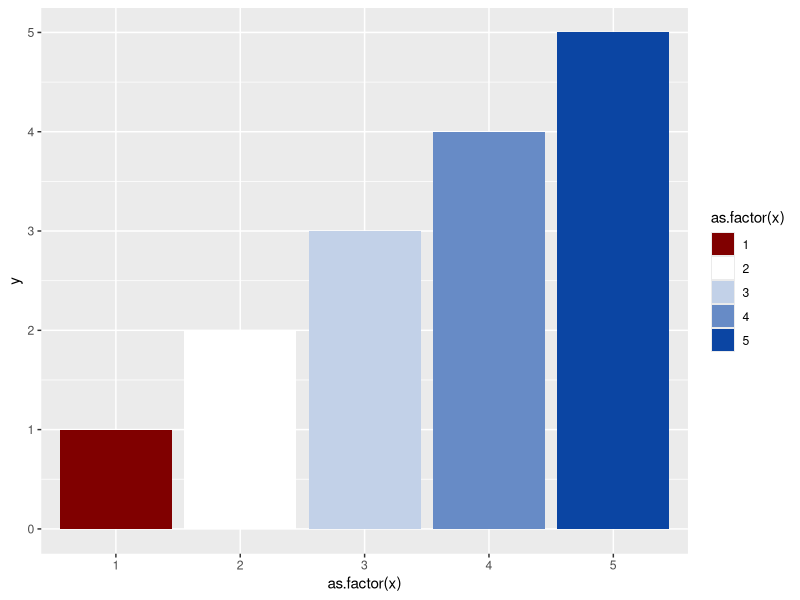
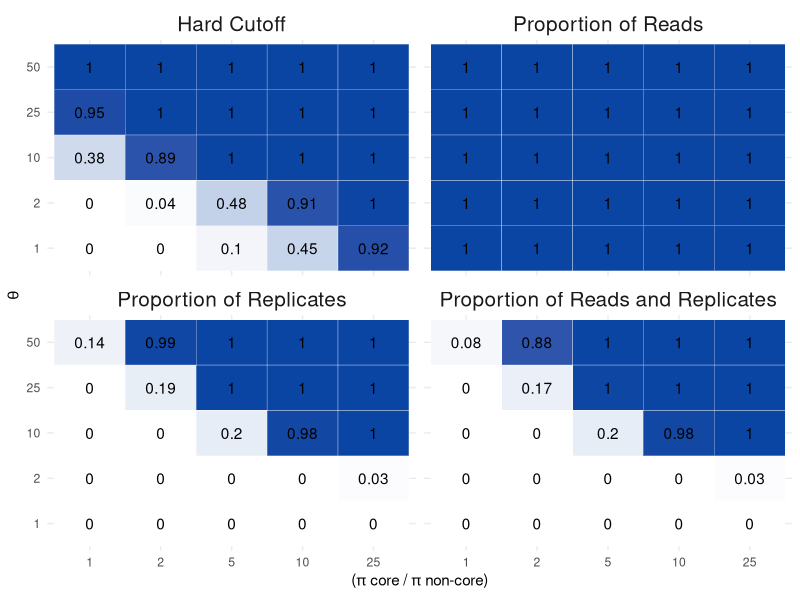
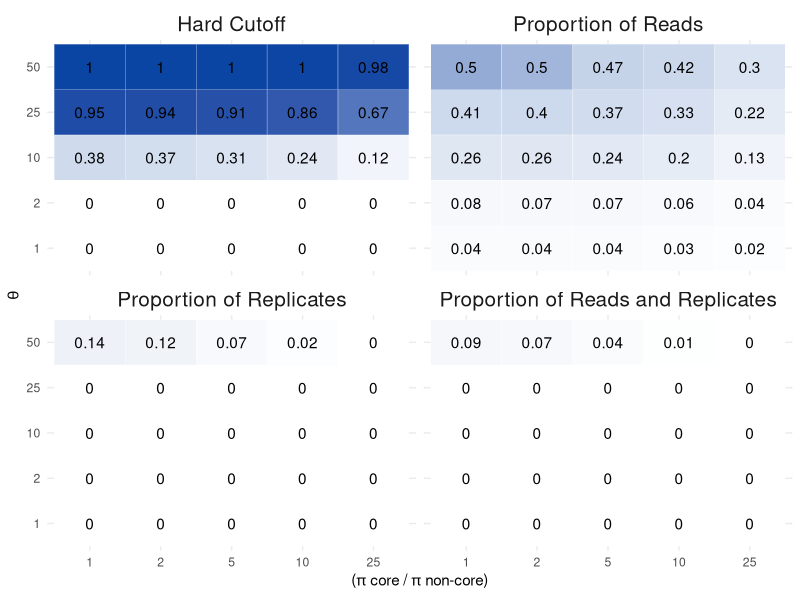
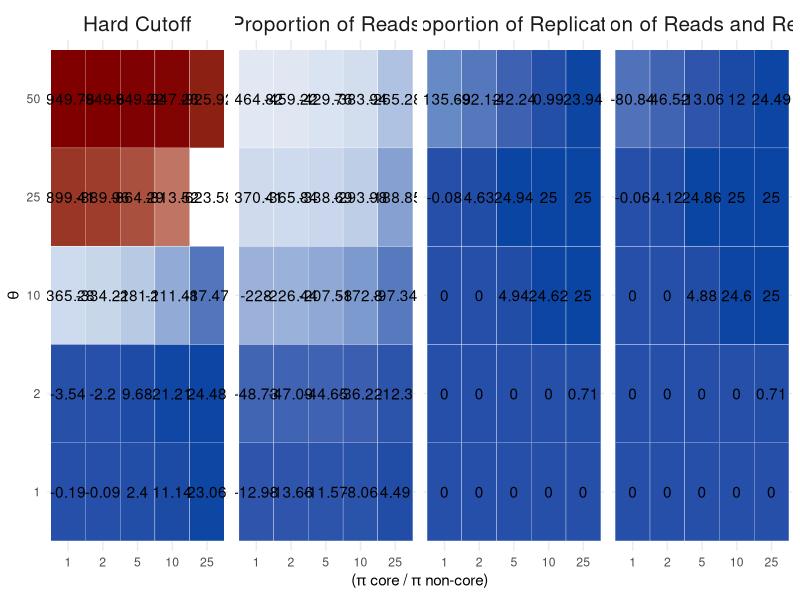
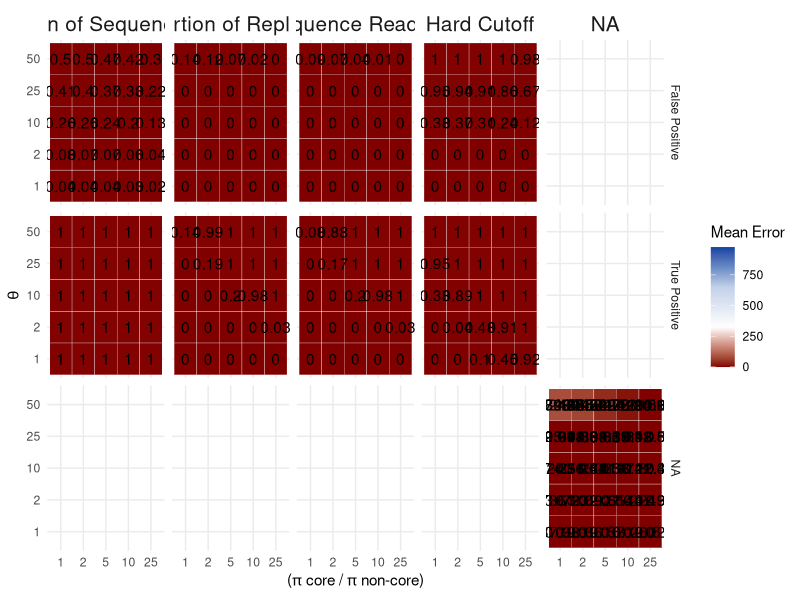
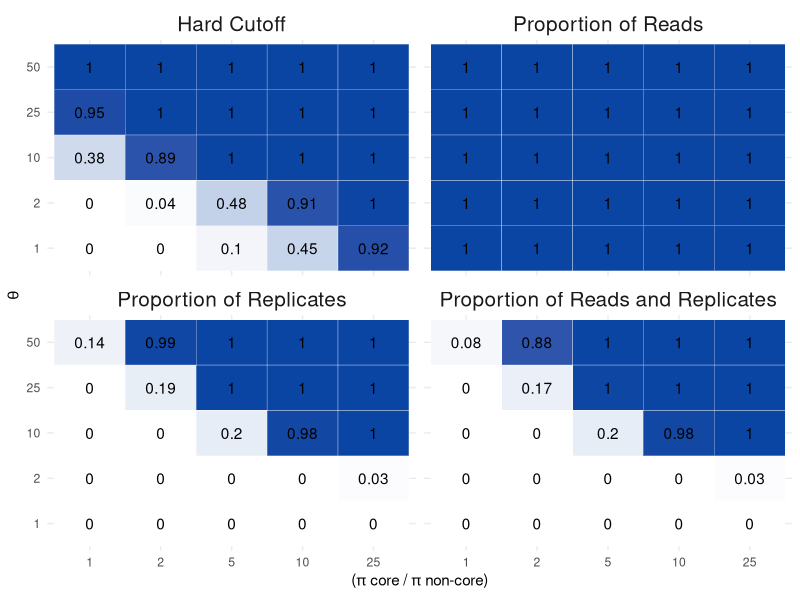
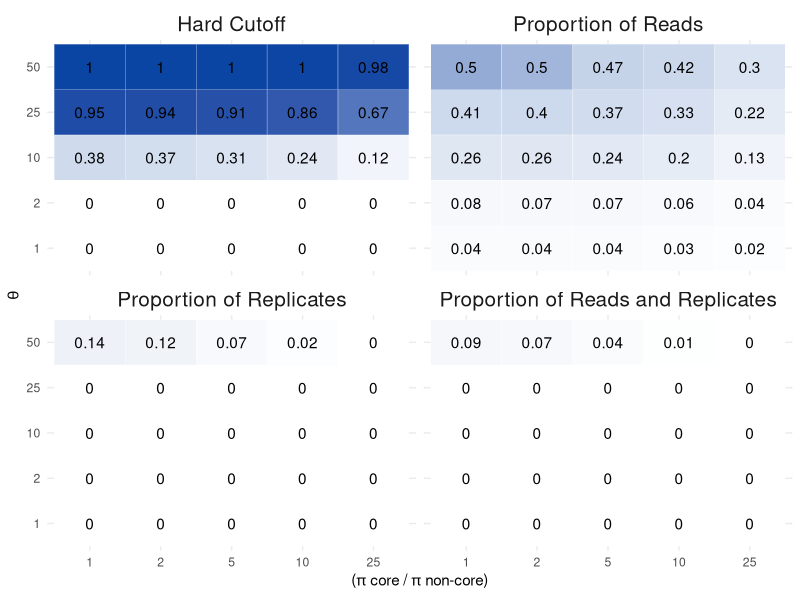
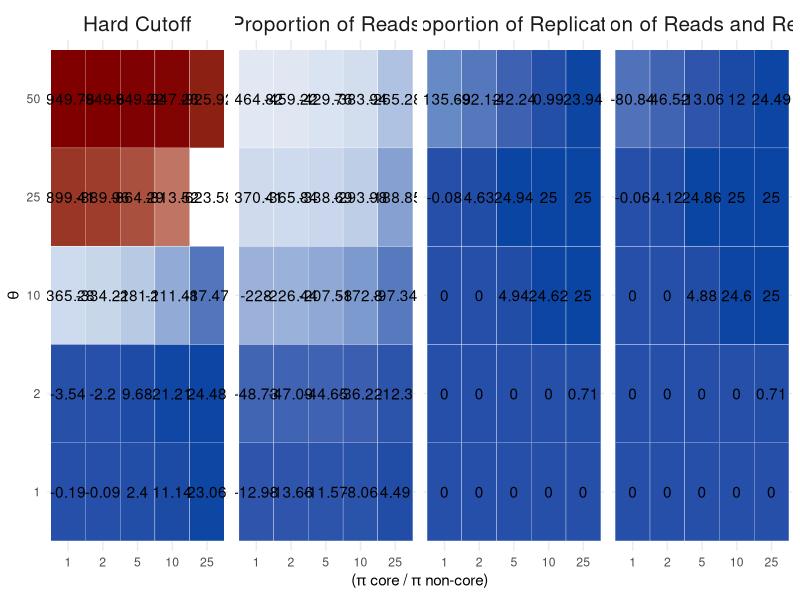

R code for these plots, in order: (Note: this script raises an error after producing the figures.)
## ---- chunk 1
library(MCMCpack)
library(tidyverse)
library(ggplot2)
library(RColorBrewer)
library(gridExtra)
## ---- chunk 2
# set the structure of our simlulated taxa table (not proritions of taxa, just rows by columns and expected core)
ntaxa<-1000
ncore<-25
nsites<-50
nreads<-2e06
nsims<-250
## ---- chunk 3
corenoncoreratio<-c(1,2,5,10,25)
p.core<-corenoncoreratio/(ntaxa - ncore + corenoncoreratio*ncore)
p.noncore<-( 1-(p.core*ncore) )/ (ntaxa - ncore)

theta<-c(1, 2, 10, 25, 50) #intensity parameter
## ---- chunk 4
## do a set of simulations across input parameter values and number of replicates ------
## set up the storage of input and output for the 25 simulation conditions
## quantify TP (true positives) and FP (false positives)
sim.df<-data.frame(expand.grid(corenoncoreratio=corenoncoreratio, theta=theta), 
           p.core=rep(p.core, length(theta)), 
           p.noncore=rep(p.noncore, length(theta)),

           meanerrorHardCutTP= numeric(length(p.core) * length(theta)),
           meanerrorPropReadTP = numeric(length(p.core) * length(theta)),
           meanerrorPropRepsTP = numeric(length(p.core) * length(theta)),
           meanerrorPropReadRepsTP = numeric(length(p.core) * length(theta)),
          meanerrorHardCutFP= numeric(length(p.core) * length(theta)),
           meanerrorPropReadFP = numeric(length(p.core) * length(theta)),
           meanerrorPropRepsFP = numeric(length(p.core) * length(theta)),
           meanerrorPropReadRepsFP = numeric(length(p.core) * length(theta)),
          meanerrorHardCutFP_num= numeric(length(p.core) * length(theta)),
           meanerrorPropReadFP_num = numeric(length(p.core) * length(theta)),
           meanerrorPropRepsFP_num = numeric(length(p.core) * length(theta)),
           meanerrorPropReadRepsFP_num = numeric(length(p.core) * length(theta)),
            meanerrorHardCutTP_num= numeric(length(p.core) * length(theta)),
           meanerrorPropReadTP_num = numeric(length(p.core) * length(theta)),
           meanerrorPropRepsTP_num = numeric(length(p.core) * length(theta)),
           meanerrorPropReadRepsTP_num = numeric(length(p.core) * length(theta))
           )
           #error2.5 = numeric(length(p.core) * length(theta)),
           #error97.5 = numeric(length(p.core) * length(theta)))

#sim.df
## ---- chunk 5
for(trt in 1:(nrow(sim.df))){
    
    # create empty vectors to store output for each method for every simulation
    tmp.err.HardCutTP <-  numeric(nsims)
    tmp.err.PropReadTP <- numeric(nsims)
    tmp.err.PropRepsTP <- numeric(nsims)
    tmp.err.PropReadRepsTP <- numeric(nsims)
    tmp.err.HardCutFP <-  numeric(nsims)
    tmp.err.PropReadFP <- numeric(nsims)
    tmp.err.PropRepsFP <- numeric(nsims)
    tmp.err.PropReadRepsFP <- numeric(nsims)
    tmp.err.HardCutTP_num <-  numeric(nsims)
    tmp.err.PropReadTP_num <- numeric(nsims)
    tmp.err.PropRepsTP_num <- numeric(nsims)
    tmp.err.PropReadRepsTP_num <- numeric(nsims)
    tmp.err.HardCutFP_num <-  numeric(nsims)
    tmp.err.PropReadFP_num <- numeric(nsims)
    tmp.err.PropRepsFP_num <- numeric(nsims)
    tmp.err.PropReadRepsFP_num <- numeric(nsims)
  for(i in 1:nsims){
    # create a single OTU table for all four methods to be compared against
    replicateSim <- round(rdirichlet(nsites, c(rep(sim.df$p.core[trt] * sim.df$theta[trt], ncore), 
                                               rep(sim.df$p.noncore[trt] * sim.df$theta[trt], ntaxa-ncore))) * nreads)
    
    # find true and false positives
    # true positives are those that meet in the criterion in the first 1:ncore taxa.  The remaining taxa are not part of the core, so any taxa meeting the criterion in that set are false positives
    
    # hard cut off method
    # tmp.err.HardCut[i] <-  sum(colSums((replicateSim >= 25)) >= 5) - ncore
    tmp.err.HardCutTP[i] <-  sum((colSums((replicateSim >= 25)) >= 5)[1:ncore])
    tmp.err.HardCutFP[i] <-  sum((colSums((replicateSim >= 25)) >= 5)[(ncore+1):ntaxa])

    # Prop reads
    #tmp.err.PropRead[i] <- sum(cumsum(sort(colSums(replicateSim)/sum(rowSums(replicateSim))))>=0.25)  - ncore
    tmp.err.PropReadTP[i] <- sum((cumsum(sort(colSums(replicateSim)/sum(rowSums(replicateSim)), decreasing = T))<= 0.75)[1:ncore])
    tmp.err.PropReadFP[i] <- sum((cumsum(sort(colSums(replicateSim)/sum(rowSums(replicateSim)), decreasing = T))<= 0.75)[(ncore+1):ntaxa])  
   
     # Prop Reps
    #tmp.err.PropReps[i] <- sum(colSums(replicateSim)>10*nrow(replicateSim))  - ncore
    #Sites in rows, otus in Columns
    tmp.err.PropRepsTP[i] <- sum((colSums(replicateSim>0) >= (0.5 * nsites))[1:ncore])  
    tmp.err.PropRepsFP[i] <- sum((colSums(replicateSim>0) >= (0.5 * nsites))[(ncore+1):ntaxa])   
    
    # Proportion of reps and reads
    #tmp.err.PropReadReps[i] <- sum((colSums(replicateSim>0) >= (0.5 * nsites)) & (colSums(replicateSim) >= sum(replicateSim) * 1/1000) )  - ncore
    tmp.err.PropReadRepsTP[i] <- sum(((colSums(replicateSim>0) >= (0.5 * nsites)) & (colSums(replicateSim) >= sum(replicateSim) * 1/1000) )[1:ncore]) 
    tmp.err.PropReadRepsFP[i] <- sum(((colSums(replicateSim>0) >= (0.5 * nsites)) & (colSums(replicateSim) >= sum(replicateSim) * 1/1000) )[(ncore+1):ntaxa]) 
  }
  
  # fill the dataframe from the chunk above with these values for later plotting
  sim.df$meanerrorHardCutTP[trt] <- mean(tmp.err.HardCutTP) / ncore
  sim.df$meanerrorPropReadTP[trt] <- mean(tmp.err.PropReadTP) / ncore
  sim.df$meanerrorPropRepsTP[trt] <- mean(tmp.err.PropRepsTP) / ncore
  sim.df$meanerrorPropReadRepsTP[trt] <- mean(tmp.err.PropReadRepsTP) / ncore
  
  sim.df$meanerrorHardCutFP[trt] <- mean(tmp.err.HardCutFP) / (ntaxa - ncore)
  sim.df$meanerrorPropReadFP[trt] <- mean(tmp.err.PropReadFP) / (ntaxa - ncore)
  sim.df$meanerrorPropRepsFP[trt] <- mean(tmp.err.PropRepsFP) / (ntaxa - ncore)
  sim.df$meanerrorPropReadRepsFP[trt] <- mean(tmp.err.PropReadRepsFP) / (ntaxa - ncore)
  
  sim.df$meanerrorHardCutTP_num[trt] <- mean(tmp.err.HardCutTP) 
sim.df$meanerrorPropReadTP_num[trt] <- mean(tmp.err.PropReadTP) 
  sim.df$meanerrorPropRepsTP_num[trt] <- mean(tmp.err.PropRepsTP) 
  sim.df$meanerrorPropReadRepsTP_num[trt] <- mean(tmp.err.PropReadRepsTP) 
  
  sim.df$meanerrorHardCutFP_num[trt] <- mean(tmp.err.HardCutFP) 
  sim.df$meanerrorPropReadFP_num[trt] <- mean(tmp.err.PropReadFP) 
  sim.df$meanerrorPropRepsFP_num[trt] <- mean(tmp.err.PropRepsFP) 
  sim.df$meanerrorPropReadRepsFP_num[trt] <- mean(tmp.err.PropReadRepsFP)
}
## ---- chunk 6
myPalette <- c("#800000", "#ffffff", "#C2D1E8", "#678BC6", "#0b45a3")
myPalette2 <- c("#ffffff", "#C2D1E8", "#678BC6", "#0b45a3")
myPalette3 <- c("#ffffff", "#C2D1E8")

df <- data.frame(x = c(1,2,3,4,5), y = c(1,2,3,4,5))

ggplot(df, aes(x = as.factor(x), y = y)) +
  geom_bar(stat = "identity", aes(fill = as.factor(x))) +
  scale_fill_manual(values = myPalette)
## ---- chunk 7
sim.df_gg <- sim.df %>%
  dplyr::select(1:8) %>%
  gather(method, prob, c(5:8)) %>%
  mutate(method = factor(method, levels = c("meanerrorHardCutTP",
                                            "meanerrorPropReadTP",  
                                            "meanerrorPropRepsTP",
                                          "meanerrorPropReadRepsTP"), labels = c("Hard Cutoff", "Proportion of Reads", "Proportion of Replicates", "Proportion of Reads and Replicates")))

ggplot(sim.df_gg, aes(x = as.factor(corenoncoreratio), y = as.factor(theta))) +
  geom_tile(aes(fill = prob), colour = "white") +
  facet_wrap(.~method, nrow = 2) +
  theme(legend.text=element_text(size=2)) +
  theme_minimal() +
  scale_fill_gradientn(colours = myPalette2, values = scales::rescale(c(-1000, -500, -25,0, 100, 500, 1000))) +
  geom_text(aes(label = round(sim.df_gg$prob, digits = 2))) +
   labs(x = expression(paste("(", pi, " core / ", pi, " non-core)")),
       y = expression(paste(theta)),
       fill = "Mean Error") +
  theme(strip.text.x = element_text(size = 15)) + theme(legend.position = "none")

ggsave("figure2.png", width = 9, height  = 8, dpi = 300)
## ---- chunk 8
sim.df_gg <- sim.df %>%
  dplyr::select(1,2,3,4,9,10,11,12) %>%
  gather(method, prob, c(5:8)) %>%
  mutate(method = factor(method, levels = c("meanerrorHardCutFP",
                                            "meanerrorPropReadFP",  
                                            "meanerrorPropRepsFP",
                                          "meanerrorPropReadRepsFP"), labels = c("Hard Cutoff", "Proportion of Reads", "Proportion of Replicates", "Proportion of Reads and Replicates")))

ggplot(sim.df_gg, aes(x = as.factor(corenoncoreratio), y = as.factor(theta))) +
  geom_tile(aes(fill = prob), colour = "white") +
  facet_wrap(.~method, nrow = 2) +
  theme(legend.text=element_text(size=2)) +
  theme_minimal() +
  scale_fill_gradientn(colours = myPalette2, values = scales::rescale(c(-1000, -500, -25,0, 100, 500, 1000))) +
  geom_text(aes(label = round(sim.df_gg$prob, digits = 2))) +
   labs(x = expression(paste("(", pi, " core / ", pi, " non-core)")),
       y = expression(paste(theta)),
       fill = "Mean Error") +
  theme(strip.text.x = element_text(size = 15)) + theme(legend.position = "none")

ggsave("figure3.png", width = 9, height  = 8, dpi = 300)
## ---- chunk 9
sim.df_gg <- sim.df %>%
  mutate(HardCutoff = (sim.df$meanerrorHardCutTP_num - sim.df$meanerrorHardCutFP_num),
         PropReads = (sim.df$meanerrorPropReadTP_num - sim.df$meanerrorPropReadFP_num),
         PropReps = (sim.df$meanerrorPropRepsTP_num - sim.df$meanerrorPropRepsFP_num),
         PropReadReps = (sim.df$meanerrorPropReadRepsTP_num - sim.df$meanerrorPropReadRepsFP_num)) %>%
  
  dplyr::select(1,2,3,4,21:24) %>%
  gather(method, prob, c(5:8)) %>%
  mutate(method = factor(method, levels = c("HardCutoff",
                                            "PropReads",  
                                            "PropReps",
                                          "PropReadReps"), labels = c("Hard Cutoff", "Proportion of Reads", "Proportion of Replicates", "Proportion of Reads and Replicates")))

ggplot(sim.df_gg, aes(x = as.factor(corenoncoreratio), y = as.factor(theta))) +
  geom_tile(aes(fill = prob), colour = "white") +
  facet_wrap(.~method, nrow = 1) +
  theme(legend.text=element_text(size=2)) +
  theme_minimal() +
  scale_fill_gradientn(colours = myPalette, values = scales::rescale(c(-0.5, 0, .5, .75, 1))) +
  geom_text(aes(label = round(sim.df_gg$prob, digits = 2))) +
   labs(x = expression(paste("(", pi, " core / ", pi, " non-core)")),
       y = expression(paste(theta)),
       fill = "Mean Error") +
  theme(strip.text.x = element_text(size = 15)) + theme(legend.position = "none")

ggsave("figure4.png", width = 9, height  = 8, dpi = 300)
## ---- chunk 10
library(tidyverse)

sim.df$meanerrorHardCutTF_FP_num <- sim.df$meanerrorHardCutTP_num - sim.df$meanerrorHardCutFP_num
sim.df$meanerrorPropReadTF_FP_num <- sim.df$meanerrorPropReadTP_num - sim.df$meanerrorPropReadFP_num
sim.df$meanerrorPropRepsTF_FP_num <- sim.df$meanerrorPropRepsTP_num - sim.df$meanerrorPropRepsFP_num
sim.df$meanerrorPropReadRepsTF_FP_num <- sim.df$meanerrorPropReadRepsTP_num - sim.df$meanerrorPropReadRepsFP_num

#(sim.df$meanerrorHardCutTP_num - sim.df$meanerrorHardCutFP_num)
#(sim.df$meanerrorPropReadTP_num - sim.df$meanerrorPropReadFP_num)
#(sim.df$meanerrorPropRepsTP_num - sim.df$meanerrorPropRepsFP_num)
#(sim.df$meanerrorPropReadRepsTP_num - sim.df$meanerrorPropReadRepsFP_num)

#sim.df$meanerrorHardCutFP <- sim.df$meanerrorHardCutFP
#sim.df$meanerrorPropReadFP <- sim.df$meanerrorPropReadFP
#sim.df$meanerrorPropRepsFP <-  sim.df$meanerrorPropRepsFP
#sim.df$meanerrorPropReadRepsFP <-  sim.df$meanerrorPropReadRepsFP


#sim.df$meanerrorHardCutTP <- sim.df$meanerrorHardCutTP 
#sim.df$meanerrorPropReadTP <- sim.df$meanerrorPropReadTP 
#sim.df$meanerrorPropRepsTP <- sim.df$meanerrorPropRepsTP 
#sim.df$meanerrorPropReadRepsTP <- sim.df$meanerrorPropReadRepsTP

sim.df_all <- sim.df %>%
  gather(method, mean, 5:16) %>%
  separate(method, into = c('method', 'error'), sep = -2, convert = TRUE) 

sim.df_all$method <- as.factor(sim.df_all$method)
sim.df_all$error <- as.factor(sim.df_all$error)

sim.df_all <- sim.df_all %>%
    mutate(method = factor(method, levels = c("meanerrorHardCut",
                                            "meanerrorPropRead",  
                                          "meanerrorPropReadReps",
                                          "meanerrorPropReps"), labels = c("Hard Cutoff", "Proportion of Sequence Reads", "Proportion of Sequence Reads and Replicates", "Proportion of Replicates")))

sim.df_all <- sim.df_all %>%
    mutate(error = factor(error, levels = c("FP", "TF", "TP"), labels = c("False Positive", "TP-FP", "True Positive")))

sim.df_all$method <- factor(sim.df_all$method, 
                            levels = c("Proportion of Sequence Reads", 
                                       "Proportion of Replicates", 
                                       "Proportion of Sequence Reads and Replicates", 
                                       "Hard Cutoff"))

ggplot(sim.df_all, aes(x = as.factor(corenoncoreratio), y = as.factor(theta))) +
  geom_tile(aes(fill = mean), colour = "white") +
  facet_grid(error~method) +
  theme(legend.text=element_text(size=2)) +
  theme_minimal() +
  scale_fill_gradientn(colours = myPalette, values = scales::rescale(c(-0.5, 0, .5, .75, 1))) +
  geom_text(aes(label = round(sim.df_all$mean, digits = 2))) +
   labs(x = expression(paste("(", pi, " core / ", pi, " non-core)")),
       y = expression(paste(theta)),
       fill = "Mean Error") +
  theme(strip.text.x = element_text(size = 15))
## ---- chunk 11
tp <- sim.df_all %>%
  filter(sim.df_all$error == "True Positive")

tp_plot <- ggplot(tp, aes(x = as.factor(corenoncoreratio), y = as.factor(theta))) +
  geom_tile(aes(fill = mean), colour = "white") +
  facet_grid(error~method) +
  theme(legend.text=element_text(size=2)) +
  theme_minimal() +
  scale_fill_gradientn(colours = myPalette2, values = scales::rescale(c(-1000, -500, -25,0, 100, 500, 1000))) +
  geom_text(aes(label = round(tp$mean, digits = 2))) +
   labs(x = expression(paste("(", pi, " core / ", pi, " non-core)")),
       y = expression(paste(theta)),
       fill = "Mean Error") +
  theme(strip.text.x = element_text(size = 15)) +
    theme(axis.title.x=element_blank(),
        axis.text.x=element_blank(),
        axis.ticks.x=element_blank()) +
    theme(text = element_text(size = 20))
## ---- chunk 12
fp <- sim.df_all %>%
  filter(sim.df_all$error == "False Positive")

fp_plot <- ggplot(fp, aes(x = as.factor(corenoncoreratio), y = as.factor(theta))) +
  geom_tile(aes(fill = mean), colour = "white") +
  facet_grid(error~method) +
  theme(legend.text=element_text(size=2)) +
  theme_minimal() +
    scale_fill_gradientn(colours = myPalette2, values = scales::rescale(c(1000, 500, 25,0, -100, -500, -1000))) +
  geom_text(aes(label = round(fp$mean, digits = 2))) +
   labs(x = expression(paste("(", pi, " core / ", pi, " non-core)")),
       y = expression(paste(theta)),
       fill = "Mean Error") +
  theme(strip.text.x = element_text(size = 0)) +
    theme(axis.title.x=element_blank(),
        axis.text.x=element_blank(),
        axis.ticks.x=element_blank()) +
    theme(text = element_text(size = 20))
## ---- chunk 13
tf <- sim.df_all %>%
  filter(sim.df_all$error == "TP-FP")

tf_plot <- ggplot(tf, aes(x = as.factor(corenoncoreratio), y = as.factor(theta))) +
  geom_tile(aes(fill = mean), colour = "white") +
  facet_grid(error~method) +
  theme(legend.text=element_text(size=2)) +
  theme_minimal() +
  scale_fill_gradientn(colours = myPalette, values = scales::rescale(c(-0.5, 0, .5, .75, 1))) +
  geom_text(aes(label = round(tf$mean, digits = 2))) +
   labs(x = expression(paste("(", pi, " core / ", pi, " non-core)")),
       y = expression(paste(theta)),
       fill = "Mean Error") +
  theme(strip.text.x = element_text(size = 0)) +
  theme(text = element_text(size = 20))
## ---- chunk 14

gridExtra::grid.arrange(tp_plot, fp_plot, tf_plot, nrow = 3)

g <- gridExtra::arrangeGrob(tp_plot, fp_plot, tf_plot, nrow=3) #generates g
ggsave(file="Fig2.pdf", g, width = 25, height = 15) #saves g
